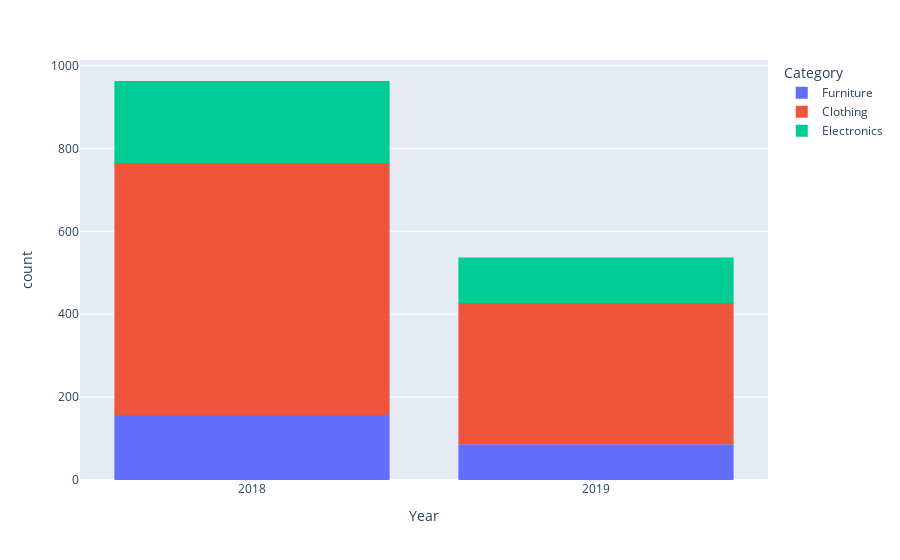

Notebook source saved alongside this figure:
### Code cell
px.histogram(orders, x= orders["Year"], color = "Category")

### Figure 1 — Plotly figure (JSON) as saved in the notebook; plotly's stock layout.template omitted (floating-point values rounded to 4 significant figures; data arrays with more than 128 entries replaced by an {"elided": "..."} marker saying what was removed)
{"data": [{"alignmentgroup": "True", "bingroup": "x", "hovertemplate": "Category=Furniture<br>Year=%{x}<br>count=%{y}<extra></extra>", "legendgroup": "Furniture", "marker": {"color": "#636efa", "pattern": {"shape": ""}}, "name": "Furniture", "offsetgroup": "Furniture", "orientation": "v", "showlegend": true, "type": "histogram", "x": {"elided": "243 str values"}, "xaxis": "x", "yaxis": "y"}, {"alignmentgroup": "True", "bingroup": "x", "hovertemplate": "Category=Clothing<br>Year=%{x}<br>count=%{y}<extra></extra>", "legendgroup": "Clothing", "marker": {"color": "#EF553B", "pattern": {"shape": ""}}, "name": "Clothing", "offsetgroup": "Clothing", "orientation": "v", "showlegend": true, "type": "histogram", "x": {"elided": "949 str values"}, "xaxis": "x", "yaxis": "y"}, {"alignmentgroup": "True", "bingroup": "x", "hovertemplate": "Category=Electronics<br>Year=%{x}<br>count=%{y}<extra></extra>", "legendgroup": "Electronics", "marker": {"color": "#00cc96", "pattern": {"shape": ""}}, "name": "Electronics", "offsetgroup": "Electronics", "orientation": "v", "showlegend": true, "type": "histogram", "x": {"elided": "308 str values"}, "xaxis": "x", "yaxis": "y"}], "layout": {"barmode": "relative", "legend": {"title": {"text": "Category"}, "tracegroupgap": 0}, "margin": {"t": 60}, "xaxis": {"anchor": "y", "domain": [0, 1], "title": {"text": "Year"}}, "yaxis": {"anchor": "x", "domain": [0, 1], "title": {"text": "count"}}}}
